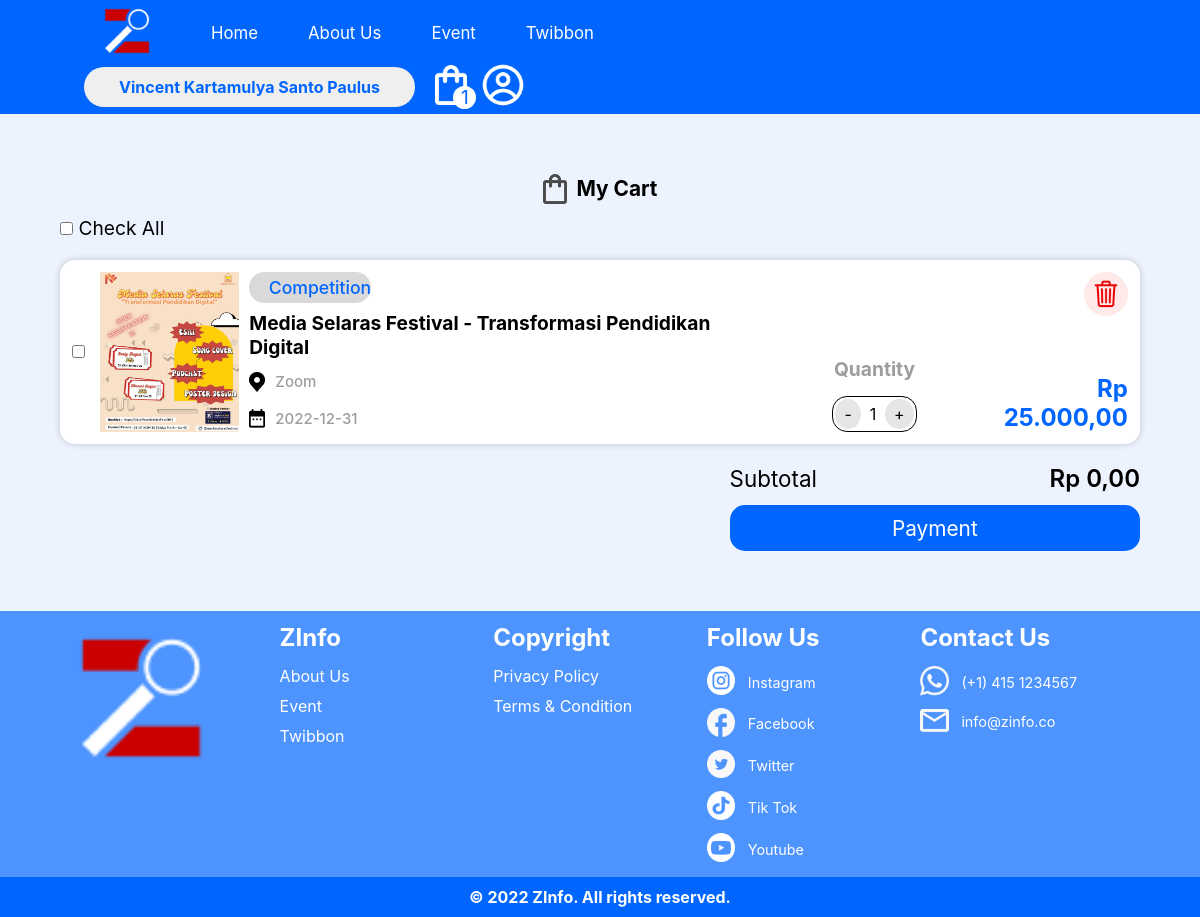
The page /cart.php (signed in) on the database its author committed.
### tables this page shows
CREATE TABLE `user` (
  `UserID` int(11) NOT NULL,
  `Nama` varchar(200) NOT NULL,
  `Email` varchar(100) NOT NULL,
  `Password` varchar(100) NOT NULL,
  `TanggalLahir` date DEFAULT NULL,
  `JenisKelamin` char(6) DEFAULT NULL,
  `NoTelp` varchar(12) NOT NULL
);

CREATE TABLE `cart` (
  `id` int(11) NOT NULL,
  `UserID` int(11) NOT NULL,
  `EventID` int(11) NOT NULL,
  `qty` int(11) NOT NULL
);

CREATE TABLE `event` (
  `EventID` int(11) NOT NULL,
  `KategoriID` int(11) NOT NULL,
  `Nama` varchar(200) NOT NULL,
  `Deskripsi` mediumtext NOT NULL,
  `GambarPoster` varchar(100) DEFAULT NULL,
  `Harga` int(11) NOT NULL,
  `Tanggal` date NOT NULL,
  `Lokasi` varchar(200) NOT NULL,
  `Alamat` varchar(200) NOT NULL,
  `JenisPert` varchar(10) NOT NULL,
  `sisaTicket` int(11) DEFAULT 50,
  `Twibbon` varchar(100) DEFAULT NULL,
  `NamaOrganizer` varchar(200) NOT NULL,
  `Instagram` varchar(100) NOT NULL,
  `Email` varchar(100) DEFAULT NULL
);

CREATE TABLE `kategori` (
  `KategoriID` int(11) NOT NULL,
  `Kategori` varchar(15) NOT NULL
);

### cart.php (the view, shortened to what this page needs)
<!DOCTYPE html>
<html lang="en">
<head>
    <link rel="stylesheet" href="css/cart.css">
</head>
<body>
    <?php
        include 'DBconn.php';
        $UserID = $_SESSION["id"];
        $carts = mysqli_query($conn, "SELECT * FROM cart c
        JOIN `event` e ON c.EventID = e.EventID
        JOIN kategori k ON k.KategoriID = e.KategoriID
        WHERE UserID = '$UserID'") or die(mysqli_error($conn));
    ?>
    <?php include "navbar.php" ?>
    <div class="myCart">
        <img src="Asset/blackcart.png" alt="">
        My Cart
    </div>
    <div class="checkAllBox">
        <input type="checkbox" name="" onclick="checkAll(this)" id="checkAll"> Check All
    </div>
    <form method="POST" action="payment.php">
        <div id="cart">
            <?php foreach($carts as $cart): ?>
            <div class="cart-list">
                <div class="cart-event">
                    <div class="cart-check">
                        <input type="checkbox" value="<?= $cart['id'] ?>" name="checkCart[]" id="" class="checkCart" onchange="addCheck(<?= $cart['Harga'] ?>)">
                    </div>
                    <img src="Asset/poster/<?= $cart["GambarPoster"] ?>" alt=""  class="cart-poster">
                    <div class="flexColumn">
                        <div class="event-type">
                            <div>
                                <?php echo $cart["Kategori"]; ?>
                            </div>
                        </div>
                        <h2>
                            <?= $cart["Nama"] ?>
                        </h2>
                        <div class="event-list-location">
                            <div class="event-list-location-icon">
                                <img src="Asset/icon-location.png" alt="">
                            </div>
                            <div>
                                <p>
                                    <?= $cart["Alamat"] ?>
                                </p>
                            </div>
                        </div>
                        <div class="event-list-date">
                            <div class="event-list-date-icon">
                                <img src="Asset/icon-event-date.png" alt="">
                            </div>
                            <div>
                                <p>
                                    <?= $cart['Tanggal'] ?>
                                </p>
                            </div>
                        </div>
                    </div>
                </div>
                <div class="qty">
                    <h1 class="qtys">Quantity</h1>
                    <div class="event-count">
                        <div>
                            <div class="minButton" onclick="reduceAmount(<?= $cart['id'] ?>,<?= $cart['qty'] ?>)">-</div>
                        </div>
                        <div class="amount">
                            <input type="text" value="<?= $cart['qty'] ?>" class="textAmount">
                        </div>
                        <div>
                            <div class="addButton" onclick="addAmount(<?= $cart['id'] ?>,<?= $cart['qty'] ?>)">+</div>
                        </div>
                    </div>
                </div>
                <div class="pojok-kanan">
                    <img src="Asset/deletecart.png" alt="" class="" onclick="deleteCart(<?= $cart['id'] ?>)">
                    <h2>
                        <?php
                            $hasil = "Rp " . number_format($cart['Harga'] * $cart['qty'],2,',','.');
                            echo $hasil;
                        ?>
                    </h2>
                </div>
            </div>
            <?php endforeach; ?>
        </div>
        <div class="subTotal">
            <div id="subTotal1">
                <p>Subtotal</p>
                <h3 id="totalPayment">0</h3>
            </div>
        </div>
        <div class="subTotal">
            <button>
                Payment
            </button>
        </div>
    </form>
    <?php include "footer.php" ?>
</body>
</html>

### navbar.php (shortened to what this page needs)
<!DOCTYPE html>
<html lang="en">
<head>
    <link rel="stylesheet" href="css/navbar.css">
</head>
<body>
    <?php
        include 'DBconn.php';
        $total_cart = 0;
        if(isset($_SESSION["login"])):
            $UserID = $_SESSION["id"];
            $query = mysqli_query($conn, "SELECT * FROM cart WHERE UserID = '$UserID'");
            $profile = mysqli_query($conn, "SELECT * FROM `user` WHERE UserID = '$UserID'");
            $total_cart = mysqli_num_rows($query);
            $profiles = mysqli_fetch_assoc($profile);
        endif
    ?>
    <nav id="nav">
        <div>
            <ul id="ul">
                <li>
                    <a href="home.php">
                        <img src="Asset/Logo Zinfo 2.png" alt="">
                    </a>
                </li>
                <li>
                    <a href="home.php">Home</a>
                </li>
                <li>
                    <a href="">About Us</a>
                </li>
                <li>
                    <a href="event.php">Event</a>
                </li>
                <li>
                    <a href="twibbon.php">Twibbon</a>
                </li>
            </ul>
        </div>
        <div>
            <ul id="ul2">
                <?php if(!isset($_SESSION["login"])): ?>
                    <li id="login" onclick="location.href = 'login.php'">
                        <button>Log In</button>
                    </li>
                    <li>
                        <a href="login.php">
                            <img src="Asset/cart.png" alt="">
                        </a>
                    </li>
                <?php else: ?>
                    <li id="login">
                        <button>
                            <?php
                                $nama = $profiles['Nama'];
                                echo $nama;
                            ?>
                        </button>
                    </li>
                    <li id="liabsolute" onclick="location.href='cart.php'">
                        <a href="cart.php">
                            <img src="Asset/cart.png" alt="">
                        </a>
                        <div id="qty">
                            <?= $total_cart ?>
                        </div>
                    </li>
                <?php endif ?>
                <li>
                    <img src="Asset/profil.png" alt="" onclick="toggleMenu()">
                </li>
            </ul>
        </div>
    </nav>
</body>
</html>

### css/cart.css (style rules this page uses)
body { max-height: 100%; background-color: #ECF3FF; }
* { margin: 0; padding: 0; font-family: -apple-system, BlinkMacSystemFont, 'Segoe UI', Roboto, Oxygen, Ubuntu, Cantarell, 'Open Sans', 'Helvetica Neue', sans-serif; box-sizing: border-box; }
.myCart { display: flex; flex-wrap: wrap; align-items: center; justify-content: center; font-weight: 700; font-size: 1.3em; margin-top: 60px; }
.myCart>img { width: 2%; margin-right: 10px; }
.checkAllBox { margin: 1% 5%; font-size: 1.2em; }
.cart-list { display: flex; flex-wrap: wrap; margin: 20px 5%; background-color: white; padding: 1%; border-radius: 15px; box-shadow: 0px 0px 7px rgba(0,0,0, 20%); }
.cart-list .cart-event { display: flex; flex-wrap: wrap; flex: 66%; max-width: 66%; }
.cart-list .qty { flex: 20%; max-width: 20%; }
.cart-list .pojok-kanan { flex: 14%; max-width: 14%; }
.cart-event .cart-poster { flex: 20%; max-width: 20%; }
.cart-poster { width: 10rem; height: 10rem; object-fit: cover; }
.cart-event .cart-check { flex: 4%; max-width: 4%; margin: auto 0; }
.cart-event .flexColumn { flex: 70%; max-width: 70%; }
.flexColumn { display: flex; flex-direction: column; justify-content: space-between; margin-left: 10px; }
.flexColumn > h2 { font-size: 1.2em; }
.event-type > div { background-color: #D9D9D9; color: #0066FF; border-radius: 20px; padding: 1% 4%; width: 25%; text-align: center; font-size: 1.1em; font-weight: 500; }
.event-list-location, .event-list-date { font-family: -apple-system, BlinkMacSystemFont, 'Segoe UI', Roboto, Oxygen, Ubuntu, Cantarell, 'Open Sans', 'Helvetica Neue', sans-serif; font-size: 15px; margin-top: 5px; color: #9D9D9D; font-weight: 500; }
.event-list-location { display: flex; flex-wrap: wrap; }
.event-list-location-icon { margin-right: 10px; }
.event-list-date { display: flex; flex-wrap: wrap; }
.event-list-date-icon { margin-right: 10px; }
.event-count { margin-top: 15px; display: flex; flex-wrap: wrap; align-items: center; border-radius: 30px; border: 1px solid black; border-radius: 15px; padding: 1%; width: 40%; justify-content: space-between; justify-items: center; }
.event-count>div>input { border: none; font-size: 1em; width: 100%; text-align: center; }
.amount { width: 20%; }
.event-count .minButton,.addButton { border: none; border-radius: 50%; padding: 5px 9px; cursor: pointer; background-color: #E6E6E6; }
.qty { display: flex; flex-direction: column; align-items: center; justify-content: flex-end; }
.qtys { font-size: 1.2em; color: #9D9D9D; }
.pojok-kanan { display: flex; flex-direction: column; justify-content: space-between; align-items: flex-end; text-align: right; }
.pojok-kanan>img { width: 30%; cursor: pointer; }
.pojok-kanan > h2 { color: #0066FF; }
.subTotal { margin: 1% 5%; display: flex; flex-wrap: wrap; justify-content: flex-end; }
#subTotal1 { width: 38%; display: flex; flex-wrap: wrap; justify-content: space-between; align-items: center; }
#subTotal1 > p { font-size: 1.4em; }
#subTotal1 > h3 { font-size: 1.5em; font-weight: 600; }
.subTotal > button { width: 38%; border: none; background-color: #0066FF; padding: 1% 0; border-radius: 15px; color: white; font-size: 1.3em; }

### css/navbar.css (style rules this page uses)
nav { position: sticky; left: 0; top: 0; z-index: 5; display: flex; padding: 3px 7%; justify-content: space-between; align-items: center; background-color: #0066FF; flex-wrap: wrap; width: 100%; }
#ul > li > a > img { width: 50%; }
nav ul { list-style-type: none; display: flex; justify-content: space-between; align-items: center; }
nav>div>#ul>li>a { padding: 15px; padding-right: 35px; color: white; font-size: 1.4vw; text-decoration: none; }
#ul2 img { width: 70%; }
#login > button { padding: 10px 35px; border: none; border-radius: 20px; color: #0066FF; font-weight: bolder; font-size: 1em; margin-right: 20px; cursor: pointer; }
#liabsolute { position: relative; }
#qty { position: absolute; bottom: 0%; right: 10%; background-color: white; border-radius: 50%; width: 1.2em; height: 1.2em; display: flex; justify-content: center; align-items: center; font-size: 1.2em; cursor: pointer; color:#0066FF }

### rows shown on the page
user: Nama "Vincent Kartamulya Santo Paulus"
cart: EventID.GambarPoster (picture), kategori.Kategori "Competition", EventID.Nama "Media Selaras Festival - Transformasi Pendidikan Digital", EventID.Alamat "Zoom", EventID.Tanggal "2022-12-31", qty "1", hasil "Rp 25.000,00"

### other values the page prints
$total_cart "1"
